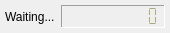
<?xml version="1.0" encoding="UTF-8"?>
<ui version="4.0">
 <class>WaitingDialog</class>
 <widget class="QDialog" name="WaitingDialog">
  <property name="geometry">
   <rect>
    <x>0</x>
    <y>0</y>
    <width>170</width>
    <height>33</height>
   </rect>
  </property>
  <property name="windowTitle">
   <string>Waiting...</string>
  </property>
  <layout class="QGridLayout" name="gridLayout">
   <property name="leftMargin">
    <number>5</number>
   </property>
   <property name="topMargin">
    <number>5</number>
   </property>
   <property name="rightMargin">
    <number>5</number>
   </property>
   <property name="bottomMargin">
    <number>5</number>
   </property>
   <item row="0" column="1">
    <widget class="QLCDNumber" name="time_lcd_number">
     <property name="sizePolicy">
      <sizepolicy hsizetype="Expanding" vsizetype="Minimum">
       <horstretch>0</horstretch>
       <verstretch>0</verstretch>
      </sizepolicy>
     </property>
     <property name="layoutDirection">
      <enum>Qt::RightToLeft</enum>
     </property>
     <property name="styleSheet">
      <string notr="true">color: rgb(170, 170, 127);</string>
     </property>
     <property name="frameShape">
      <enum>QFrame::Panel</enum>
     </property>
     <property name="frameShadow">
      <enum>QFrame::Sunken</enum>
     </property>
     <property name="smallDecimalPoint">
      <bool>false</bool>
     </property>
     <property name="digitCount">
      <number>10</number>
     </property>
     <property name="segmentStyle">
      <enum>QLCDNumber::Flat</enum>
     </property>
    </widget>
   </item>
   <item row="0" column="0">
    <widget class="QLabel" name="label">
     <property name="sizePolicy">
      <sizepolicy hsizetype="Preferred" vsizetype="Preferred">
       <horstretch>0</horstretch>
       <verstretch>0</verstretch>
      </sizepolicy>
     </property>
     <property name="text">
      <string>Waiting...</string>
     </property>
     <property name="scaledContents">
      <bool>false</bool>
     </property>
    </widget>
   </item>
  </layout>
 </widget>
 <resources/>
 <connections/>
</ui>
